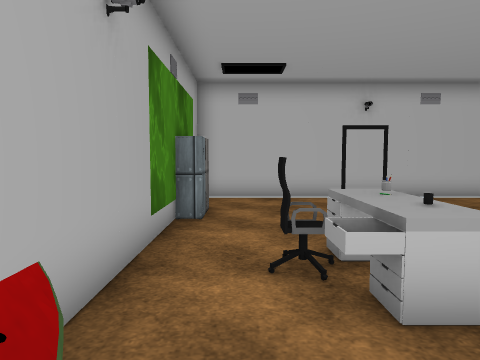
View 1 (above)

13 first-person views from a walk through a scene from a Unity 3-D project. The camera is 1.4 m above the floor, tilts 4° down and sees 70° across. Doors are open. The floor is counted in squares, 1 m on a side. Each view is taken from the middle of a square. On the plan, view 1 faces up. The plan holds only what a view shows up to about 15 squares ahead; the rest is blank. Some animated figures are not drawn. Some surface patterns are stand-ins.

View 2
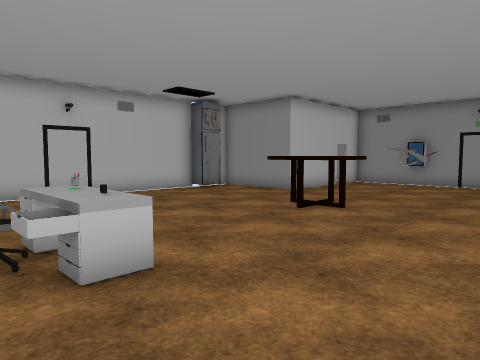

View 3
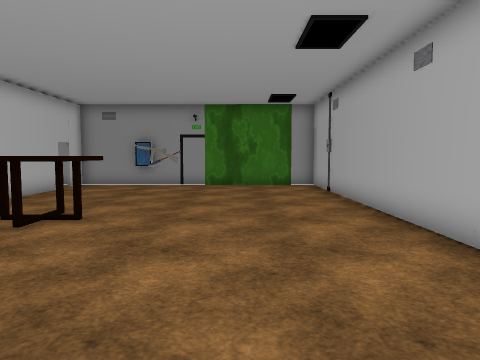

View 4
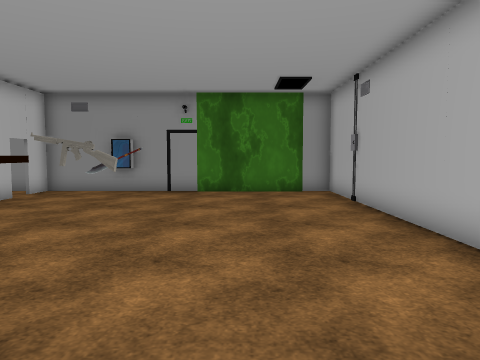

View 5
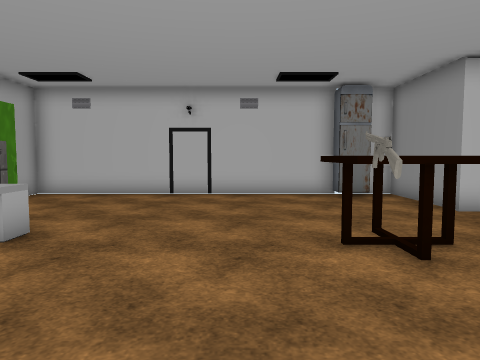

View 6
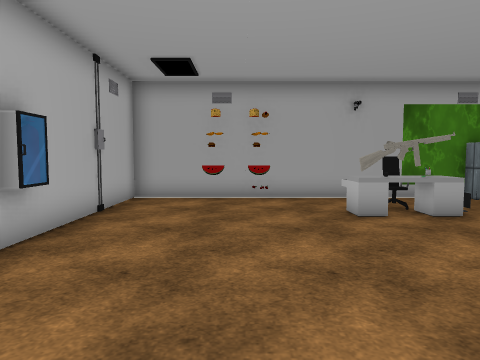

View 7
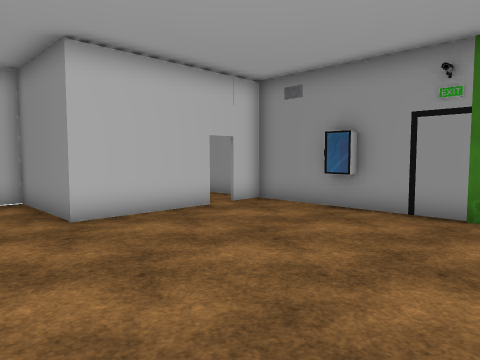

View 8
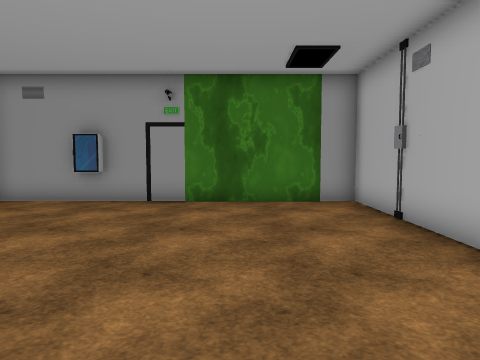

View 9
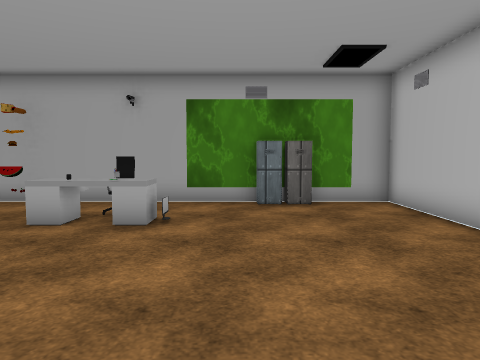

View 10
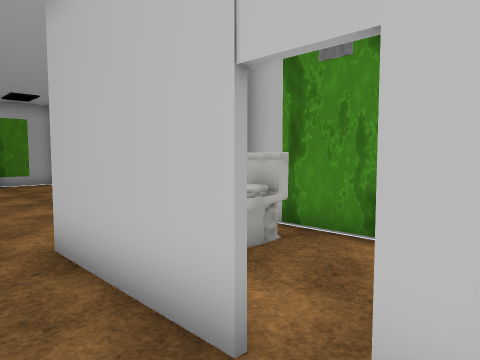

View 11
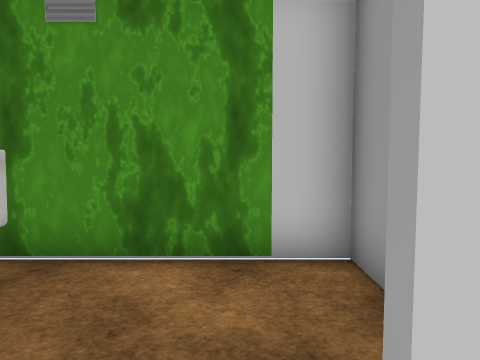

View 12
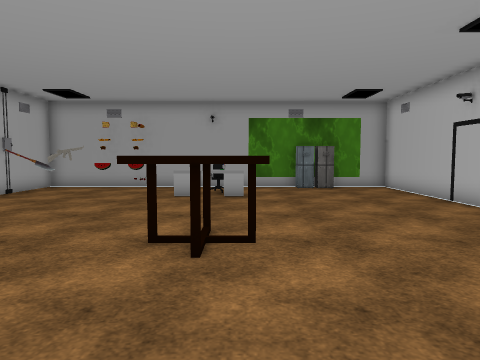

View 13
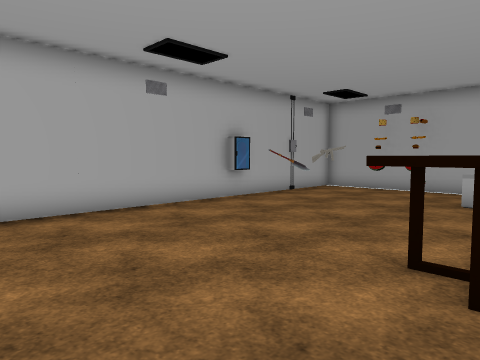

### Floor plan
Points are (right, up) in squares from view 1. A wall is a line through its corners. A room is listed if a view was taken in it or the views show most of it. See-through windows are left out.
Room 1 (views 1, 2, 3, 4, 5, 6, 7, 8, 9, 10, 11, 12, 13)
walls: (9.5, 11.5) (-1.4, 11.5) (-1.4, -3.5) (17.5, -3.5) (17.5, 7.6) (16.3, 7.6); (15.4, 7.6) (11.5, 7.6) (11.5, 11.6)
ways out: open door at (16, 8) to room 2
objects: fridge (-1, -1); fridge (-1, 1); locker (-1, 8); locker (-1, 9); desk (1, 3) to (2, 5); chair (1, 4); box (4, -3); fire extinguisher (5, -3); other object (7, 1); table (8, 4) to (9, 5); fridge (10, 11); fire extinguisher (17, 4); box (17, 5)
Room 2 (no view inside)
walls: (17.5, 8.4) (17.5, 11.5) (10.8, 11.5)
ways out: open door at (16, 8) to room 1
objects: toilet (13, 9) to (14, 11)

Where each view was taken, in squares from view 1:
view 1: 0 up, 0 right, facing up
view 2: 1 down, 0 right, facing up-right
view 3: 0 up, 1 right, facing right
view 4: 0 up, 4 right, facing right
view 5: 1 down, 6 right, facing up
view 6: 0 up, 10 right, facing left
view 7: 0 up, 9 right, facing up-right
view 8: 0 up, 7 right, facing right
view 9: 7 up, 9 right, facing left
view 10: 6 up, 17 right, facing up-left
view 11: 7 up, 16 right, facing up
view 12: 5 up, 14 right, facing left
view 13: 5 up, 13 right, facing down-left
